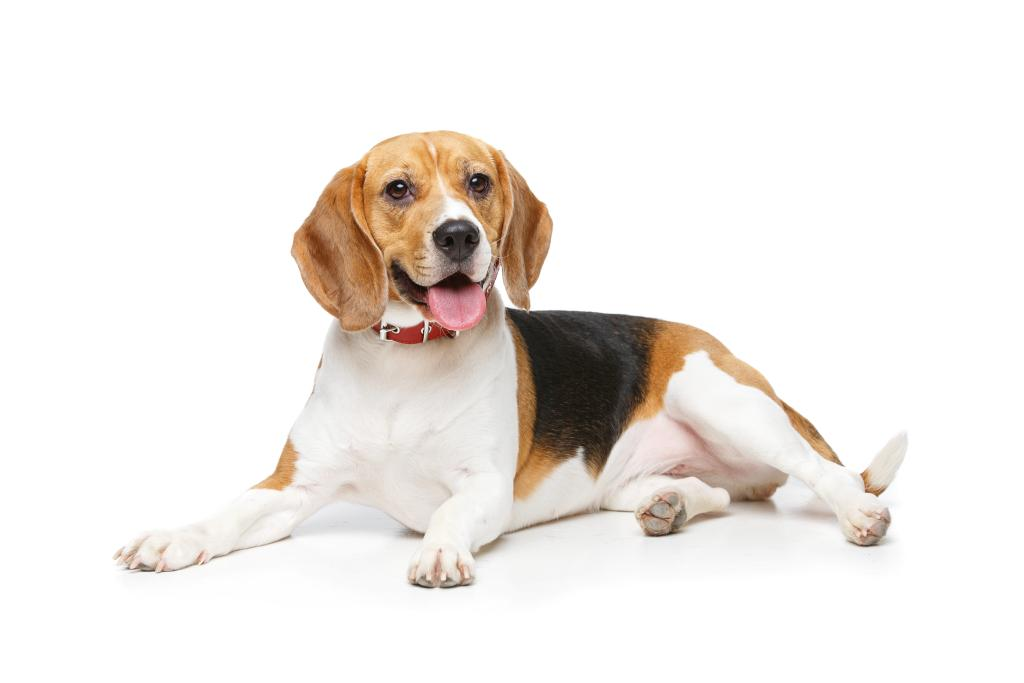
//> input picture objectdetection_dynamic_aipp/for_atlas200dk_1.7x.0.0_c++/data/dog1_1024_683.jpg, 1024 x 683 px
$ ./mobilenetv1   (built with g++ and OpenCV 4)
//> lines starting //> are read from the running program, lines starting //| are printed output that depends on the picture
//> further down, image is the input picture: 683 rows x 1024 cols, CV_8UC3; mean B, G, R 231.7, 235.5, 240
#include <iostream>
#include <vector>

#include "opencv2/opencv.hpp"

void preprocess(const cv::Mat& src, cv::Mat& dst)
{
    src.convertTo(dst, CV_32FC3);

    cv::cvtColor(dst, dst, cv::COLOR_BGR2RGB);
    // center crop
    int resizeWidth = 256;
    int resizeHeight = 256;
    cv::resize(dst, dst, cv::Size(resizeWidth, resizeHeight));
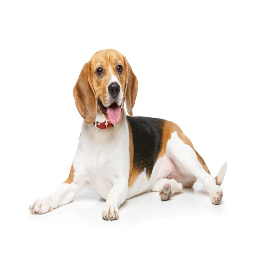
//> dst: 256 rows x 256 cols, CV_32FC3; mean R, G, B 240, 235.5, 231.7
    int cropSize = 16;
    int inputSize = 224;
    cv::Rect roi(cropSize, cropSize, inputSize, inputSize);
    dst = dst(roi);
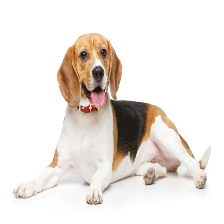
//> dst: 224 rows x 224 cols, CV_32FC3; mean R, G, B 235.4, 229.5, 224.5

    float scalar = 1.0 / 255.0;
    float scalarR = 0.485;
    float scalarG = 0.456;
    float scalarB = 0.406;
    float scalarDivR = 0.229;
    float scalarDivG = 0.224;
    float scalarDivB = 0.225;
    dst = cv::dnn::blobFromImage(dst, scalar, cv::Size(), cv::Scalar(scalarR, scalarG, scalarB));
    cv::divide(dst, cv::Scalar(scalarDivR, scalarDivG, scalarDivB), dst);
}

void softmax(const cv::Mat& src, cv::Mat& dst, int axis=1)
{
    using namespace cv::dnn;

    LayerParams lp;
    Net netSoftmax;
    netSoftmax.addLayerToPrev("softmaxLayer", "Softmax", lp);
    netSoftmax.setPreferableBackend(DNN_BACKEND_OPENCV);

    netSoftmax.setInput(src);
    cv::Mat out = netSoftmax.forward();
    out.copyTo(dst);
}

int main(int argc, char** argv)
{
    using namespace cv;

    Mat image = imread("../data/dog1_1024_683.jpg"); // replace with the path to your image
    Mat input_blob;
    preprocess(image, input_blob);

//> (the run ends here: the program stops with an error, at `dnn::Net net = dnn::readNet("../model/image_classification_mobilenetv1..`)
